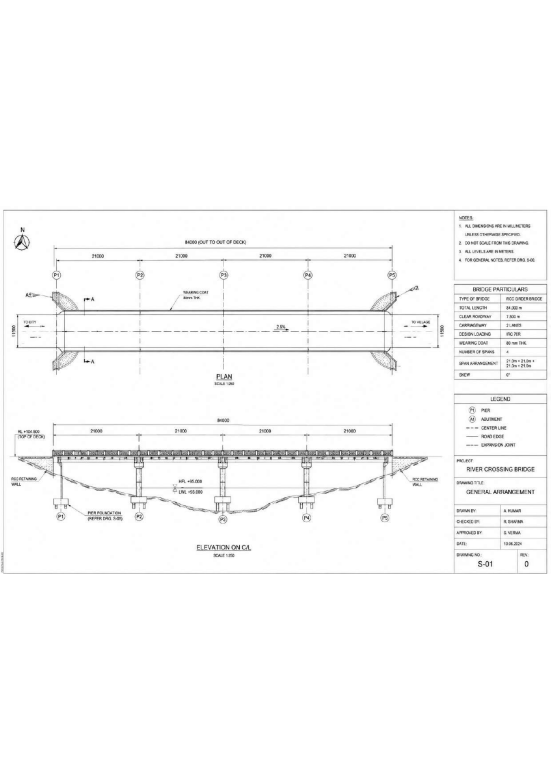
#> input picture sample_data/image_A.png, 1653 x 2339 px (shown at 1/3 size)
$ python main.py --image_a sample_data/image_A.png --image_b sample_data/image_B.png
#> lines starting #> are read from the running program, lines starting #| are printed output that depends on the picture; after the words box and inside, x2 and y2 are one past the last pixel; in counts of white or black regions, pixels touching at a corner belong together
### src/preprocessing.py
"""
FR-1 Image Upload & FR-2 Image Preprocessing
---------------------------------------------
Handles validation, loading, resizing to a common resolution, and
alignment/registration of two input images before comparison.
"""

import os
import cv2
import numpy as np

SUPPORTED_EXTENSIONS = {".jpg", ".jpeg", ".png"}


def validate_image_file(path: str) -> None:
    """FR-1: Validate that an uploaded file exists and is a supported format."""
#> called with path = 'sample_data/image_A.png'
    if not os.path.isfile(path):
        raise FileNotFoundError(f"File not found: {path}")

    ext = os.path.splitext(path)[1].lower()
    if ext not in SUPPORTED_EXTENSIONS:
        raise ValueError(
            f"Unsupported file format '{ext}'. Supported formats: "
            f"{', '.join(sorted(SUPPORTED_EXTENSIONS))}"
        )

    img = cv2.imread(path)
#> img is the input picture: shape (2339, 1653, 3); min 0, max 255, mean 249.7
    if img is None:
        raise ValueError(f"File '{path}' could not be read as an image (corrupt or invalid).")


def load_image(path: str) -> np.ndarray:
    """Load an image as a BGR numpy array (OpenCV convention)."""
    validate_image_file(path)
#> call 2 of validate_image_file, with path = 'sample_data/image_B.png'
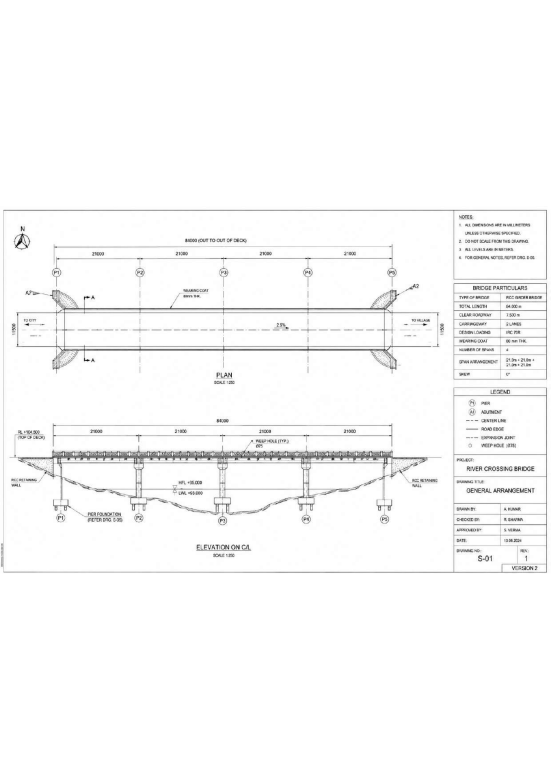
#> input picture sample_data/image_B.png, 1653 x 2339 px (shown at 1/3 size)
#> in validate_image_file, img is the input picture: shape (2339, 1653, 3); min 0, max 255, mean 249.5
    img = cv2.imread(path)
    return img


def resize_to_common_resolution(img_a: np.ndarray, img_b: np.ndarray):
    """
    FR-2: Resize both images to a common resolution if their sizes differ.
    The smaller of the two is used as the target so we never upsample
    (which would introduce blur/artifacts that could be mistaken for changes).
    """
    h_a, w_a = img_a.shape[:2]
    h_b, w_b = img_b.shape[:2]

    if (h_a, w_a) == (h_b, w_b):
        return img_a, img_b

    target_h = min(h_a, h_b)
    target_w = min(w_a, w_b)

    img_a_resized = cv2.resize(img_a, (target_w, target_h), interpolation=cv2.INTER_AREA)
    img_b_resized = cv2.resize(img_b, (target_w, target_h), interpolation=cv2.INTER_AREA)

    return img_a_resized, img_b_resized


def align_images(img_a: np.ndarray, img_b: np.ndarray, max_features: int = 5000,
                  good_match_percent: float = 0.15) -> np.ndarray:
    """
    FR-2: Align img_b onto img_a using ORB feature matching + homography.
    Corrects for slight positional/rotational/scale differences (e.g. photos
    taken from slightly different angles). Falls back to the original image
    if not enough good matches are found (e.g. near-identical inputs).
    """
#> called with max_features = 5000, good_match_percent = 0.15
    gray_a = cv2.cvtColor(img_a, cv2.COLOR_BGR2GRAY)
    gray_b = cv2.cvtColor(img_b, cv2.COLOR_BGR2GRAY)

    orb = cv2.ORB_create(max_features)
    kp_a, desc_a = orb.detectAndCompute(gray_a, None)
#> kp_a = 5000 keypoints; strongest (x, y, size): (165, 823, 31), (1548, 1404, 37.2), (919, 823, 31), (1559, 1404, 31)
    kp_b, desc_b = orb.detectAndCompute(gray_b, None)
#> kp_b = 5000 keypoints; strongest (x, y, size): (1597, 1408, 31), (1430, 1408, 31), (663, 1560, 31), (1548, 1403, 37.2)

    if desc_a is None or desc_b is None or len(kp_a) < 10 or len(kp_b) < 10:
        return img_b  # not enough features to align reliably; skip

    matcher = cv2.DescriptorMatcher_create(cv2.DESCRIPTOR_MATCHER_BRUTEFORCE_HAMMING)
    matches = list(matcher.match(desc_a, desc_b, None))
#> matches = 5000 matches
    if len(matches) < 10:
        return img_b

    matches.sort(key=lambda m: m.distance)
    num_good = max(int(len(matches) * good_match_percent), 10)
#> num_good = 750
    matches = matches[:num_good]
#> matches = 750 matches

    points_a = np.zeros((len(matches), 2), dtype=np.float32)
#> points_a = 750 pairs, first value 0 to 0, second value 0 to 0
    points_b = np.zeros((len(matches), 2), dtype=np.float32)
#> points_b = 750 pairs, first value 0 to 0, second value 0 to 0
    for i, m in enumerate(matches):
        points_a[i, :] = kp_a[m.queryIdx].pt
        points_b[i, :] = kp_b[m.trainIdx].pt
#> after the loop, points_a = 750 pairs, first value 36 to 1600.8, second value 652 to 1694.4; points_b = 750 pairs, first value 37 to 1600.8, second value 649 to 1707.3

    h_matrix, mask = cv2.findHomography(points_b, points_a, cv2.RANSAC)
#> h_matrix = [[0.999, -0.000752, 0.67], [0.00437, 0.987, 10.53], [5.37e-07, -1.93e-06, 1]]; mask = 750 values, max 1 at index 0, min 0 at index 2, mean 0.391
    if h_matrix is None:
        return img_b

    height, width = img_a.shape[:2]
    aligned_b = cv2.warpPerspective(img_b, h_matrix, (width, height))
    return aligned_b


def preprocess_pair(path_a: str, path_b: str, do_alignment: bool = True,
                     normalize: bool = True):
    """
    Full FR-1 + FR-2 pipeline: validate, load, resize, optionally align,
    optionally normalize brightness/contrast so lighting differences alone
    don't trigger false positives.

    Returns (img_a, img_b) as same-sized BGR numpy arrays ready for diffing.
    """
    img_a = load_image(path_a)
    img_b = load_image(path_b)

    img_a, img_b = resize_to_common_resolution(img_a, img_b)

    if do_alignment:
        img_b = align_images(img_a, img_b)

    if normalize:
        img_a = _normalize_illumination(img_a)
        img_b = _normalize_illumination(img_b)

    return img_a, img_b


def _normalize_illumination(img: np.ndarray) -> np.ndarray:
    """Normalize brightness/contrast using CLAHE on the L channel (LAB space)."""
    lab = cv2.cvtColor(img, cv2.COLOR_BGR2LAB)
#> lab: shape (2339, 1653, 3); mean of channels 0, 1, 2 250.2, 128, 128
    l_channel, a_channel, b_channel = cv2.split(lab)
#> a_channel: shape (2339, 1653); every value is 128
    clahe = cv2.createCLAHE(clipLimit=2.0, tileGridSize=(8, 8))
    l_channel = clahe.apply(l_channel)
    lab = cv2.merge((l_channel, a_channel, b_channel))
#> lab: shape (2339, 1653, 3); mean of channels 0, 1, 2 248.1, 128, 128
    return cv2.cvtColor(lab, cv2.COLOR_LAB2BGR)

### src/diff_detector.py
"""
FR-3 Difference Detection
--------------------------
Compares two pre-processed images pixel-wise and structurally (SSIM),
produces a binary difference mask, filters out insignificant noise, and
extracts bounding boxes for each distinct changed region.
"""

from dataclasses import dataclass, field
from typing import List, Tuple

import cv2
import numpy as np
from skimage.metrics import structural_similarity as ssim


@dataclass
class ChangedRegion:
    """A single detected changed region."""
    id: int
    x: int
    y: int
    w: int
    h: int
    area_px: int
    location_label: str = ""  # e.g. "top-left", "center", "bottom-right"

    @property
    def bbox(self) -> Tuple[int, int, int, int]:
        return (self.x, self.y, self.w, self.h)

    @property
    def center(self) -> Tuple[int, int]:
        return (self.x + self.w // 2, self.y + self.h // 2)


@dataclass
class DiffResult:
    """Full result of a difference-detection pass."""
    ssim_score: float
    diff_mask: np.ndarray                  # binary mask, uint8 0/255
    heatmap: np.ndarray                     # color heatmap, BGR
    regions: List[ChangedRegion] = field(default_factory=list)
    total_changed_pixels: int = 0
    percent_changed: float = 0.0
    image_shape: Tuple[int, int] = (0, 0)   # (height, width)


def _location_label(cx: int, cy: int, width: int, height: int) -> str:
    """Map a point to a coarse 3x3 grid label (top/center/bottom x left/center/right)."""
    col = "left" if cx < width / 3 else ("center" if cx < 2 * width / 3 else "right")
    row = "top" if cy < height / 3 else ("middle" if cy < 2 * height / 3 else "bottom")
    if row == "middle" and col == "center":
        return "center"
    if row == "middle":
        return col
    if col == "center":
        return row
    return f"{row}-{col}"


def detect_differences(img_a: np.ndarray, img_b: np.ndarray,
                        min_region_area: int = 150,
                        blur_kernel: int = 3,
                        threshold_method: str = "otsu",
                        fixed_threshold: int = 30,
                        morph_kernel_size: int = 5) -> DiffResult:
    """
    FR-3: Compare img_a and img_b and return a DiffResult.

    Args:
        min_region_area: contours smaller than this (in px) are treated as
            noise and discarded (raise this for noisy/high-res scans).
        blur_kernel: Gaussian blur kernel size applied before thresholding.
            Keep this low for drawings because thin circles and text can fade
            after heavy blur.
        threshold_method: "otsu" (automatic) or "fixed".
        fixed_threshold: threshold value used when threshold_method="fixed".
            Raise this (e.g. 60-100) for images with sub-pixel rendering
            noise (e.g. two different exports/scans of the same document).
        morph_kernel_size: size of the morphological close/dilate kernel used
            to connect nearby changed pixels. Raise this for noisy scans, but
            keep it low for thin annotations.

    Steps:
      1. Convert to grayscale and LAB color.
      2. Compute SSIM (structural similarity) map -> catches structural /
         perceptual differences robustly, not just raw pixel deltas.
      3. Combine SSIM, grayscale pixel difference, and color difference.
      4. Threshold the combined map to get a binary change mask.
      5. Morphological cleanup to remove noise / merge nearby blobs without
         erasing thin annotation strokes.
      6. Contour detection -> individual changed regions with bounding boxes,
         filtered by `min_region_area` to ignore insignificant noise.
    """
#> called with min_region_area = 150, blur_kernel = 3, threshold_method = 'otsu', fixed_threshold = 30, morph_kernel_size = 5
    height, width = img_a.shape[:2]

    gray_a = cv2.cvtColor(img_a, cv2.COLOR_BGR2GRAY)
    gray_b = cv2.cvtColor(img_b, cv2.COLOR_BGR2GRAY)

    score, diff = ssim(gray_a, gray_b, full=True)
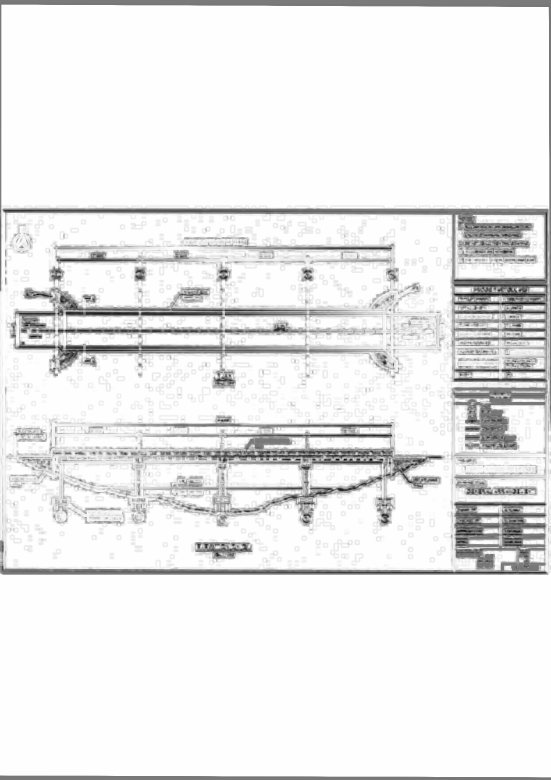
#> diff: shape (2339, 1653) float64 (shown at 1/3 size); min -0.87, max 1, mean 0.858; drawn with min black and max white
#> score = 0.862
    diff = (diff * 255).astype("uint8")
    # Pixel-wise grayscale difference catches dark/light content changes.
    abs_diff = cv2.absdiff(gray_a, gray_b)

    # Color difference catches red/colored annotations that may be weak after
    # grayscale conversion, such as circles, arrows, and markup text.
    lab_a = cv2.cvtColor(img_a, cv2.COLOR_BGR2LAB).astype(np.float32)
    lab_b = cv2.cvtColor(img_b, cv2.COLOR_BGR2LAB).astype(np.float32)
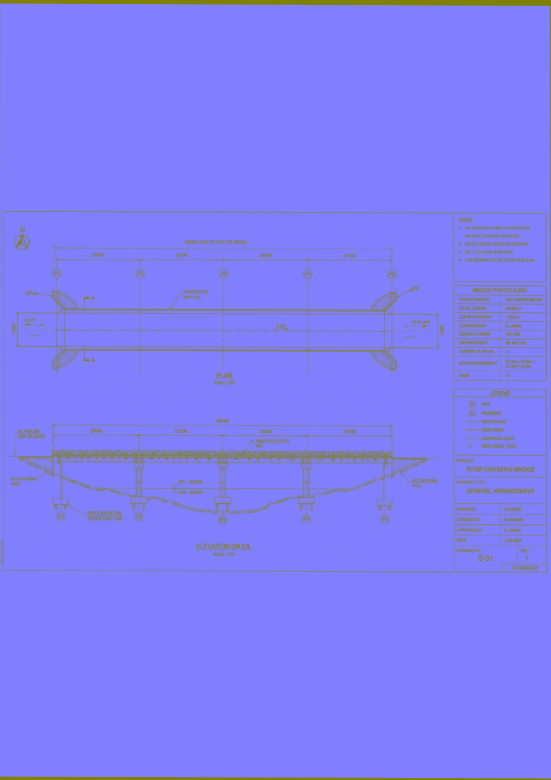
#> lab_b: shape (2339, 1653, 3) float32 (shown at 1/3 size); mean B, G, R 247, 128, 128
    color_delta = np.linalg.norm(lab_a - lab_b, axis=2)
    color_delta = np.clip(color_delta * 1.35, 0, 255).astype("uint8")

    inv_ssim_diff = 255 - diff
    combined = cv2.max(cv2.max(inv_ssim_diff, abs_diff), color_delta)

    if blur_kernel > 1:
        combined = cv2.GaussianBlur(combined, (blur_kernel, blur_kernel), 0)

    if threshold_method == "otsu":
        _, mask = cv2.threshold(combined, 0, 255, cv2.THRESH_BINARY + cv2.THRESH_OTSU)
#> mask: shape (2339, 1653); 13.8% white; 648 white regions (367 under 20 px), largest, box (x1, y1, x2, y2) and area: (0, 0, 1653, 1362) 177997, (189, 1246, 1335, 1580) 103803, (29, 799, 1186, 1166) 93699
    else:
        _, mask = cv2.threshold(combined, fixed_threshold, 255, cv2.THRESH_BINARY)

    # Morphological cleanup: close small gaps and slightly thicken thin marks.
    # Use a tiny opening kernel only for isolated speckles; a large opening
    # erases circular/text annotations in drawings.
    small_kernel = cv2.getStructuringElement(cv2.MORPH_ELLIPSE, (3, 3))
    close_size = max(3, morph_kernel_size | 1)
    close_kernel = cv2.getStructuringElement(cv2.MORPH_ELLIPSE, (close_size, close_size))
    mask = cv2.morphologyEx(mask, cv2.MORPH_CLOSE, close_kernel, iterations=1)
#> mask: shape (2339, 1653); 15% white; 376 white regions (209 under 20 px), largest, box (x1, y1, x2, y2) and area: (0, 0, 1653, 1397) 198025, (148, 1246, 1335, 1580) 118655, (22, 799, 1186, 1166) 103006
    mask = cv2.dilate(mask, small_kernel, iterations=1)
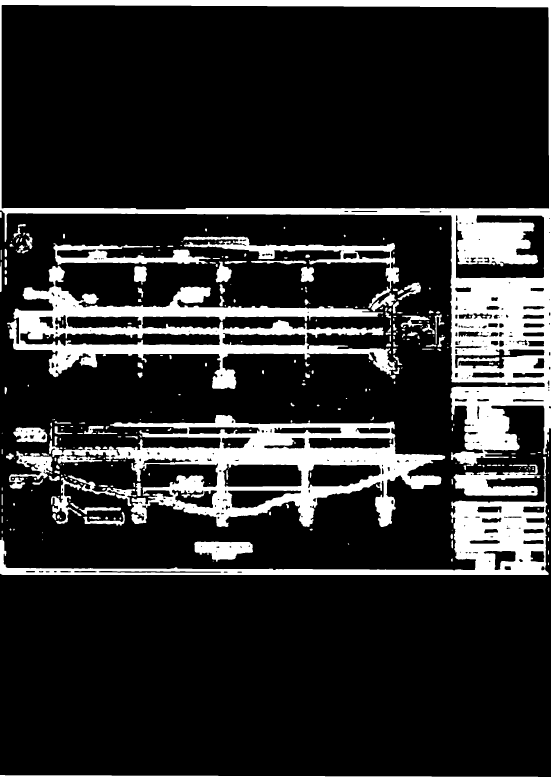
#> mask: shape (2339, 1653) (shown at 1/3 size); 16.8% white; 339 white regions (95 under 20 px)
    mask = cv2.morphologyEx(mask, cv2.MORPH_OPEN, small_kernel, iterations=1)

    contours, _ = cv2.findContours(mask, cv2.RETR_EXTERNAL, cv2.CHAIN_APPROX_SIMPLE)
#> contours = 319 contours, 131 with area under 20; largest, box (x1, y1, x2, y2) and area: (0, 0, 1653, 1398) 1250057, (147, 1245, 1336, 1581) 187426, (21, 798, 1187, 1167) 143550, (0, 1435, 1646, 1725) 82562, (550, 710, 1197, 925) 19746

    regions: List[ChangedRegion] = []
    region_id = 1
    for cnt in contours:
        area = cv2.contourArea(cnt)
        if area < min_region_area:
            continue
        x, y, w, h = cv2.boundingRect(cnt)
        cx, cy = x + w // 2, y + h // 2
        label = _location_label(cx, cy, width, height)
        regions.append(ChangedRegion(id=region_id, x=x, y=y, w=w, h=h,
                                      area_px=int(area), location_label=label))
        region_id += 1
#> this loop made 319 passes
#> area on passes 4, 6, 9: 27.5, 22, 78
#> after the loop, region_id = 48; regions = 47 items

    # Sort regions by area (largest/most significant first).
    regions.sort(key=lambda r: r.area_px, reverse=True)
    for i, r in enumerate(regions, start=1):
        r.id = i
#> this loop made 47 passes

    total_changed_pixels = int(np.count_nonzero(mask))
#> total_changed_pixels = 649693
    percent_changed = round((total_changed_pixels / (width * height)) * 100, 2)
#> percent_changed = 16.8

    heatmap = cv2.applyColorMap(combined, cv2.COLORMAP_JET)
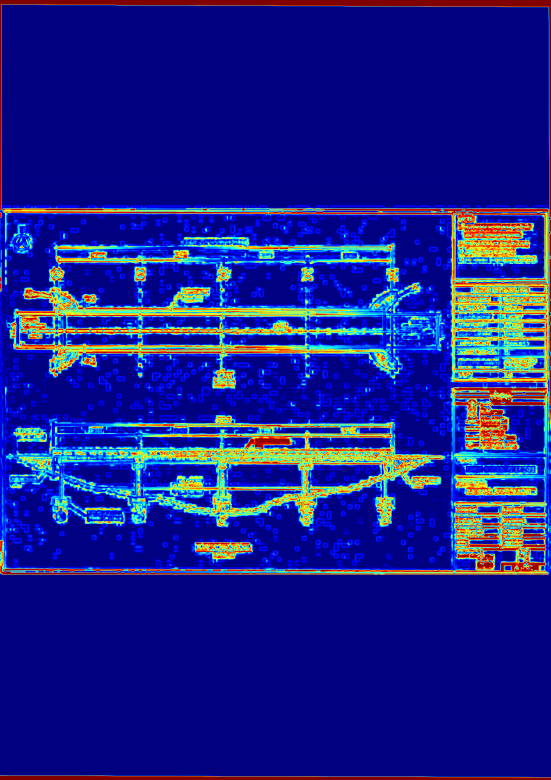
#> heatmap: shape (2339, 1653, 3) (shown at 1/3 size); mean B, G, R 138.4, 30.3, 23.4

    return DiffResult(
        ssim_score=round(float(score), 4),
        diff_mask=mask,
        heatmap=heatmap,
        regions=regions,
        total_changed_pixels=total_changed_pixels,
        percent_changed=percent_changed,
        image_shape=(height, width),
    )

### src/visualize.py
"""
FR-4 Difference Visualization
-------------------------------
Generates all visual outputs: bounding boxes, highlighted mask/heatmap,
side-by-side comparison, and an overlay of detected changes.
"""

import cv2
import numpy as np

from diff_detector import DiffResult

BOX_COLOR = (0, 0, 255)       # red (BGR)
BOX_THICKNESS = 3
LABEL_FONT = cv2.FONT_HERSHEY_SIMPLEX


def draw_bounding_boxes(img: np.ndarray, result: DiffResult) -> np.ndarray:
    """FR-4: Draw bounding boxes with region IDs around changed regions."""
    out = img.copy()
    for r in result.regions:
        cv2.rectangle(out, (r.x, r.y), (r.x + r.w, r.y + r.h), BOX_COLOR, BOX_THICKNESS)
        label = f"#{r.id}"
        (tw, th), _ = cv2.getTextSize(label, LABEL_FONT, 0.7, 2)
        cv2.rectangle(out, (r.x, r.y - th - 8), (r.x + tw + 6, r.y), BOX_COLOR, -1)
        cv2.putText(out, label, (r.x + 3, r.y - 5), LABEL_FONT, 0.7, (255, 255, 255), 2)
#> this loop made 47 passes
#> (label, tw) on passes 1 to 8: ('#1', 31), ('#2', 31), ('#3', 31), ('#4', 31), ('#5', 31), ('#6', 31), ('#7', 31), ('#8', 31)
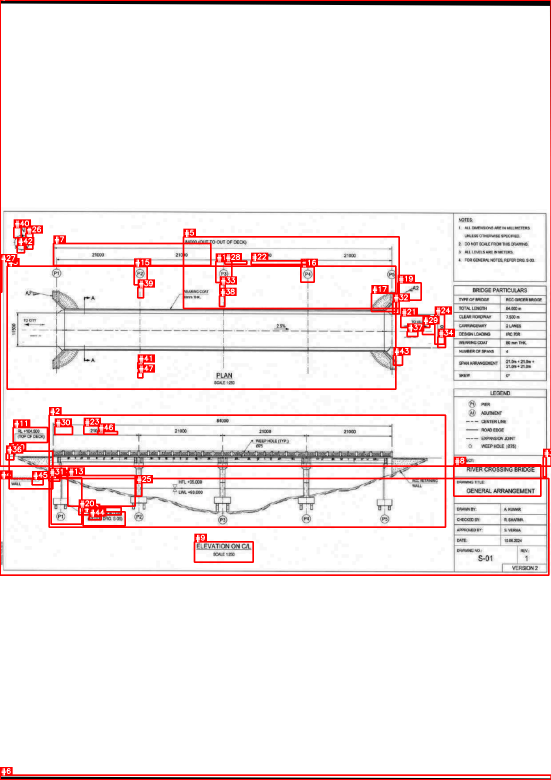
#> out: shape (2339, 1653, 3) (shown at 1/3 size); mean B, G, R 235.5, 235.5, 245.9
    return out


def make_overlay(img_b: np.ndarray, result: DiffResult, alpha: float = 0.45) -> np.ndarray:
    """FR-4: Overlay the heatmap of detected changes on top of image B."""
#> called with alpha = 0.45
    return cv2.addWeighted(result.heatmap, alpha, img_b, 1 - alpha, 0)
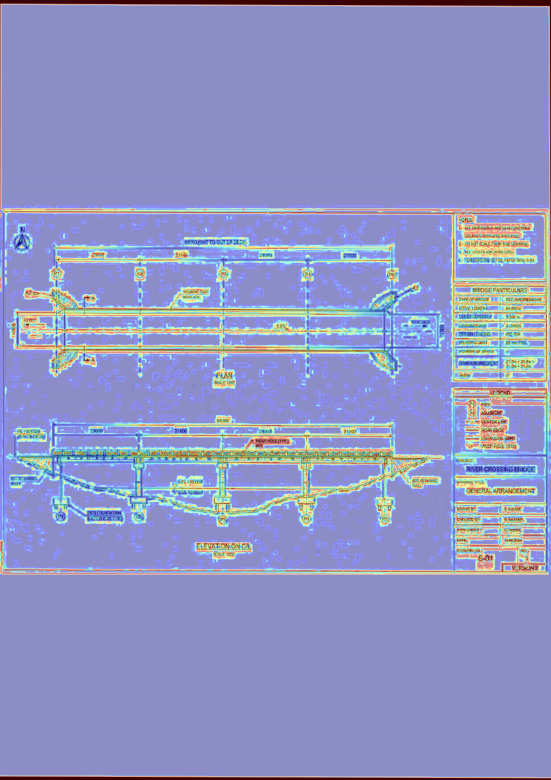
#> returned value: shape (2339, 1653, 3) (shown at 1/3 size); mean of channels 0, 1, 2 197, 148, 144.9; drawn as B, G, R


def make_mask_visual(result: DiffResult) -> np.ndarray:
    """Return the binary mask as a 3-channel white-on-black visual."""
    return cv2.cvtColor(result.diff_mask, cv2.COLOR_GRAY2BGR)
#> returned value: shape (2339, 1653, 3); 16.8% white; 339 white regions (95 under 20 px), largest, box (x1, y1, x2, y2) and area: (0, 0, 1653, 1398) 215766, (147, 1245, 1336, 1581) 131781, (21, 798, 1187, 1167) 113342
#> (the rest of the program and of its run is left out)
